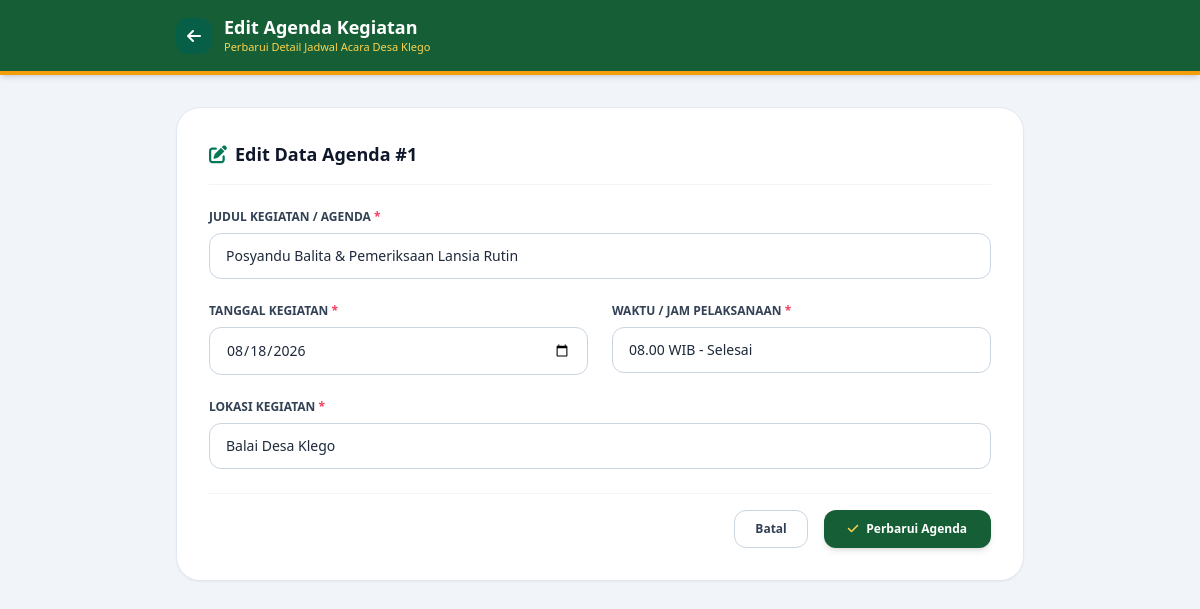
/admin/agenda-edit.php?id=1 (signed in), run on the app's committed database.
### tables this page shows
CREATE TABLE `agenda_desa` (
  `id` int(11) NOT NULL AUTO_INCREMENT,
  `judul` varchar(255) NOT NULL,
  `tanggal` date NOT NULL,
  `waktu` varchar(100) NOT NULL,
  `lokasi` varchar(255) NOT NULL,
  `created_at` timestamp DEFAULT current_timestamp(),
  PRIMARY KEY (`id`)
);

### admin/agenda-edit.php (the view, shortened to what this page needs)
<?php
include '../config/database.php';
$id = isset($_GET['id']) ? (int)$_GET['id'] : 0;
$query = mysqli_query($conn, "SELECT * FROM agenda_desa WHERE id = $id");
$data  = mysqli_fetch_assoc($query);
?>
<!DOCTYPE html>
<html lang="id">
<head>
    <script src="https://cdn.tailwindcss.com"></script>
    <link rel="stylesheet" href="https://cdnjs.cloudflare.com/ajax/libs/font-awesome/6.4.0/css/all.min.css">
</head>
<body class="bg-slate-100 min-h-screen font-sans text-slate-800">
    <header class="bg-[#165f36] text-white shadow-md border-b-4 border-amber-500">
        <div class="max-w-4xl mx-auto px-6 py-4 flex justify-between items-center">
            <div class="flex items-center gap-3">
                <a href="agenda.php" class="w-9 h-9 rounded-xl bg-emerald-800 flex items-center justify-center text-white hover:bg-emerald-700 transition-colors">
                    <i class="fa-solid fa-arrow-left"></i>
                </a>
                <div>
                    <h1 class="font-bold text-lg leading-tight">Edit Agenda Kegiatan</h1>
                    <p class="text-[11px] text-amber-300">Perbarui Detail Jadwal Acara Desa Klego</p>
                </div>
            </div>
        </div>
    </header>
    <main class="max-w-4xl mx-auto px-6 py-8">
        <div class="bg-white rounded-3xl p-8 border border-slate-200 shadow-sm">
            <h2 class="font-extrabold text-lg text-slate-900 mb-6 flex items-center gap-2 border-b pb-4 border-slate-100">
                <i class="fa-solid fa-pen-to-square text-emerald-700"></i> Edit Data Agenda #<?= $data['id'] ?>
            </h2>
            <form action="" method="POST" class="space-y-6">
                <div>
                    <label class="block text-xs font-extrabold text-slate-700 uppercase mb-2">Judul Kegiatan / Agenda <span class="text-rose-500">*</span></label>
                    <input type="text" name="judul" required value="<?= htmlspecialchars($data['judul']) ?>" class="w-full border border-slate-300 rounded-xl px-4 py-3 text-sm focus:outline-none focus:border-emerald-700 focus:ring-2 focus:ring-emerald-200 transition">
                </div>
                <div class="grid grid-cols-1 md:grid-cols-2 gap-6">
                    <div>
                        <label class="block text-xs font-extrabold text-slate-700 uppercase mb-2">Tanggal Kegiatan <span class="text-rose-500">*</span></label>
                        <input type="date" name="tanggal" required value="<?= htmlspecialchars($data['tanggal']) ?>" class="w-full border border-slate-300 rounded-xl px-4 py-3 text-sm focus:outline-none focus:border-emerald-700 focus:ring-2 focus:ring-emerald-200 transition">
                    </div>
                    <div>
                        <label class="block text-xs font-extrabold text-slate-700 uppercase mb-2">Waktu / Jam Pelaksanaan <span class="text-rose-500">*</span></label>
                        <input type="text" name="waktu" required value="<?= htmlspecialchars($data['waktu']) ?>" class="w-full border border-slate-300 rounded-xl px-4 py-3 text-sm focus:outline-none focus:border-emerald-700 focus:ring-2 focus:ring-emerald-200 transition">
                    </div>
                </div>
                <div>
                    <label class="block text-xs font-extrabold text-slate-700 uppercase mb-2">Lokasi Kegiatan <span class="text-rose-500">*</span></label>
                    <input type="text" name="lokasi" required value="<?= htmlspecialchars($data['lokasi']) ?>" class="w-full border border-slate-300 rounded-xl px-4 py-3 text-sm focus:outline-none focus:border-emerald-700 focus:ring-2 focus:ring-emerald-200 transition">
                </div>
                <div class="flex justify-end gap-4 pt-4 border-t border-slate-100">
                    <a href="agenda.php" class="px-5 py-2.5 rounded-xl border border-slate-300 text-slate-700 text-xs font-bold hover:bg-slate-50 transition">
                        Batal
                    </a>
                    <button type="submit" class="bg-[#165f36] hover:bg-[#0f4426] text-white text-xs font-extrabold px-6 py-2.5 rounded-xl shadow-md flex items-center gap-2 transition-transform active:scale-95">
                        <i class="fa-solid fa-check text-amber-300"></i> Perbarui Agenda
                    </button>
                </div>
            </form>
        </div>
    </main>
</body>
</html>

### data on the page
agenda_desa: id "1", judul "Posyandu Balita & Pemeriksaan Lansia Rutin", tanggal "08/18/2026", waktu "08.00 WIB - Selesai", lokasi "Balai Desa Klego"
